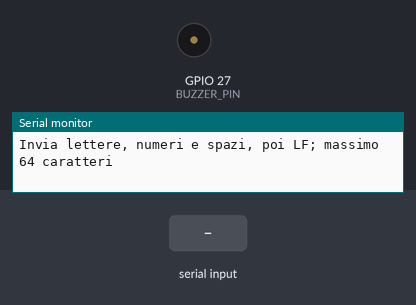
The sketch below on a simulated ESP32. On the bench: buzzer (waves = sounding), the last lines printed to the serial monitor. Inputs (shaded band) come from the test bench.

Above: at 1.2 s.
1.3 s: "90 45\n" received over Serial
At 1.7 s:
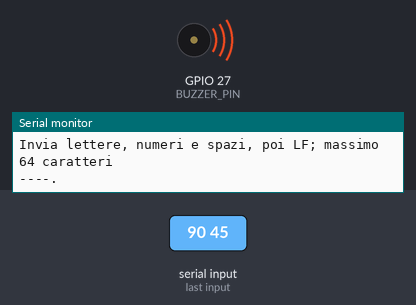
Timing chart, 0 to 10.3 s (numbered marks = the images above; inputs shaded):
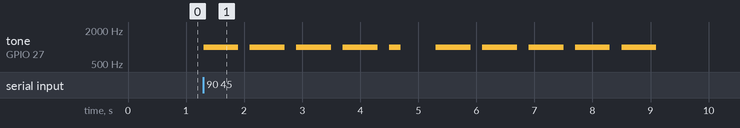

Measured:
- after the input at 1.3 s, tone on GPIO 27 (BUZZER_PIN): goes 4 × (1000 Hz 0.60 s, silent 0.20 s), 1000 Hz 0.20 s, silent 0.60 s, 4 × (1000 Hz 0.60 s, silent 0.20 s), 1000 Hz 0.60 s, then silent, starting at once

The sketch:

Buzzer_06_codice_morse.ino
```cpp
#include <Arduino.h>

const char* morseDict[] = {
  ".-", "-...", "-.-.", "-..", ".", "..-.", "--.", "....", "..", ".---", // A-J
  "-.-", ".-..", "--", "-.", "---", ".--.", "--.-", ".-.", "...", "-",  // K-T
  "..-", "...-", ".--", "-..-", "-.--", "--..",                         // U-Z
  "-----", ".----", "..---", "...--", "....-",                          // 0-4
  ".....", "-....", "--...", "---..", "----."};

const int BUZZER_PIN=27;
char line[65]; int length=0; bool overflow=false;
const int DOT=200;
void playCode(const char* code) {
  for (int i=0;code[i];i++) {
    if (i>0) delay(DOT);
    tone(BUZZER_PIN,1000); delay(code[i]=='.'?DOT:DOT*3); noTone(BUZZER_PIN);
  }
}
void playMessage() {
  for (int i=0;i<length;i++) {
    const unsigned char c=line[i];
    if (!((c>='a'&&c<='z')||(c>='A'&&c<='Z')||(c>='0'&&c<='9')||c==' ')) { Serial.println("ERR MORSE"); return; }
  }
  bool first=true, wordGap=false;
  for (int i=0;i<length;i++) {
    char c=line[i];
    if (c==' ') { wordGap=true; continue; }
    if (c>='a'&&c<='z') c=char(c-'a'+'A');
    if (!first) delay(wordGap?DOT*7:DOT*3);
    const int index=c>='A'&&c<='Z'?c-'A':26+c-'0';
    Serial.print(morseDict[index]); Serial.print(" ");
    playCode(morseDict[index]); first=false; wordGap=false;
  }
  Serial.println("FINE MORSE");
}
void setup() {
  Serial.begin(115200); pinMode(BUZZER_PIN,OUTPUT); digitalWrite(BUZZER_PIN,LOW);
  Serial.println("Invia lettere, numeri e spazi, poi LF; massimo 64 caratteri");
}
void loop() {
  int budget=32;
  while (budget-- >0 && Serial.available()>0) {
    const char c=char(Serial.read());
    if (c=='\n') {
      if (length>0 && line[length-1]=='\r') length--;
      if (overflow) Serial.println("ERR LENGTH"); else if (length>0) playMessage();
      length=0; overflow=false;
    } else if (!overflow) {
      if (length<64) line[length++]=c; else overflow=true;
    }
  }
  delay(1);
}
```
